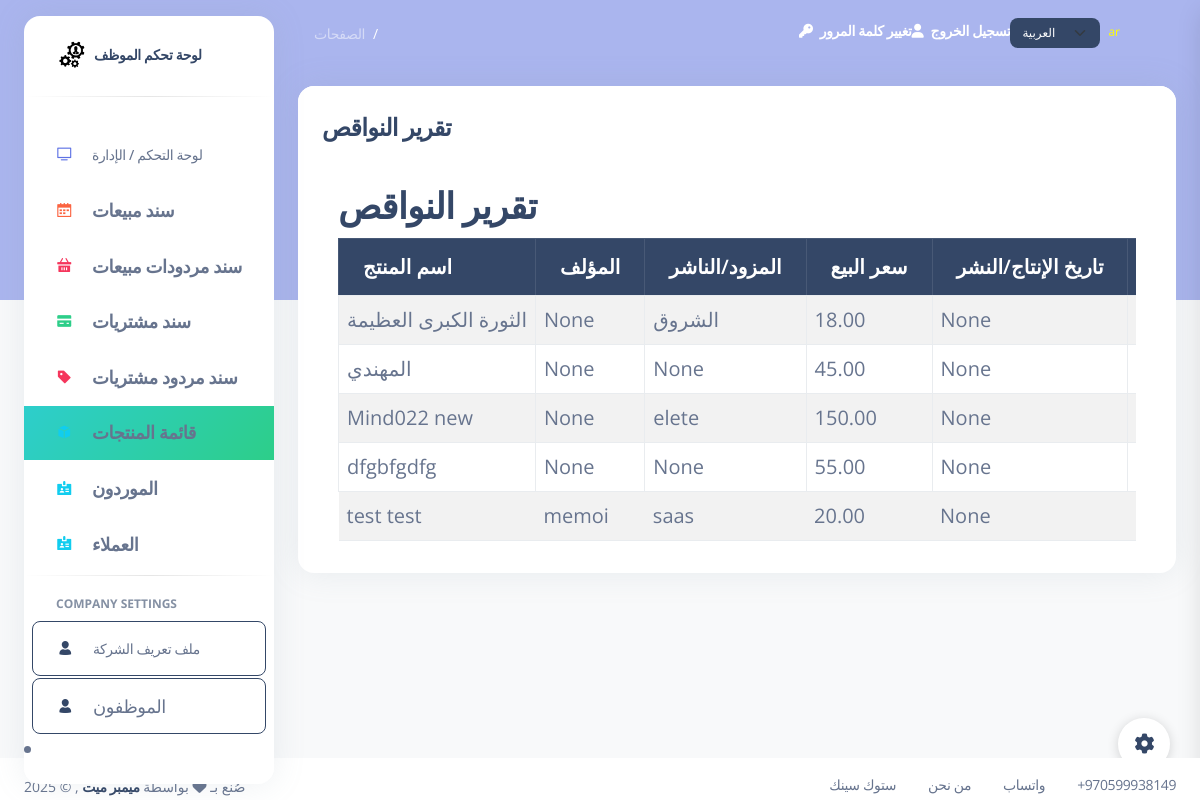
The app's page /empty_products_report/, older data.
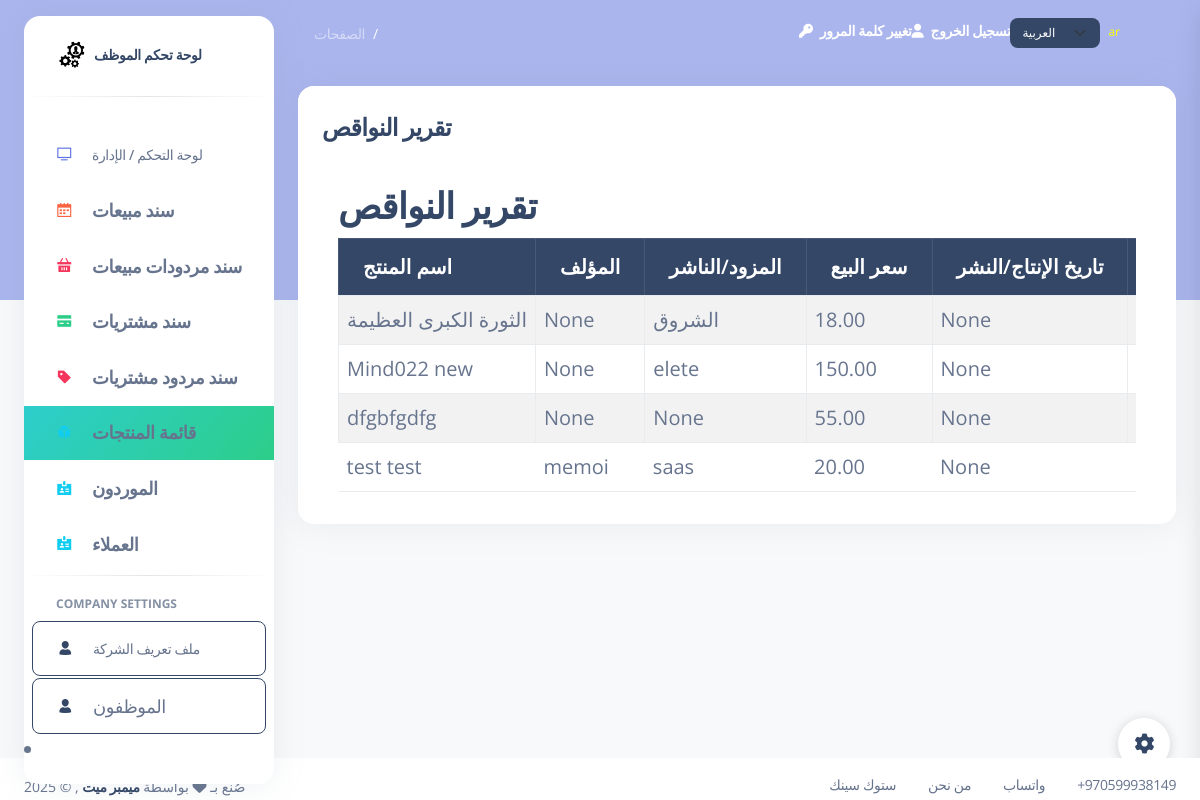
The same page, newer data.
### my_app/models.py (models this page shows, shortened)
class Product(models.Model):
    product_name = models.CharField(max_length=255)
    quantity = models.IntegerField(default=0)
    purchasing_price = models.DecimalField(max_digits=6, decimal_places=2)
    sale_price = models.DecimalField(max_digits=6, decimal_places=2, null=True, blank=True)
    category = models.CharField(max_length=100, blank=True, null=True)
    expiry_date = models.DateField(blank=True, null=True)
    isbn = models.CharField(max_length=32, unique=True)
    production_date = models.DateField(blank=True, null=True)
    author = models.CharField(max_length=255, blank=True, null=True)
    supplier = models.CharField(max_length=255, blank=True, null=True)#publisher
    employee = models.ForeignKey(Employee, related_name="products", on_delete=models.CASCADE, null=True, blank=True)
    created_at = models.DateTimeField(auto_now_add=True)
    updated_at = models.DateTimeField(auto_now=True)
    objects = ProductManager()

### my_app/views.py (the view)
# urls.py: path('empty_products_report/', views.empty_products_report, name='empty_products_report'),
def empty_products_report(request):
    products = models.Product.objects.filter(quantity=0)
    context = {
        'products': products,
    }
    return render(request, 'empty_products_report.html', context)

### my_app/templates/empty_products_report.html
{% extends 'layouts/base.html' %}
{% load i18n %}
{% block content %}
  <div class="card mb-4" id="printableTable">
    <div class="card-header pb-0">
      <h4 class="mb-0">{% trans "Empty Products Report" %}</h4>
    </div>
    <div class="card-body">
      <div class="container mt-4">
        <h2>{% trans "Empty Products Report" %}</h2>
        <div class="table-responsive p-0">
            <table class="table table-striped table-bordered">
              <thead class="table-dark">
                <tr>
                    <th>{% trans "Product Name" %}</th>
                    <th>{% trans "Author" %}</th>
                <th>{% trans "Supplier/Publisher" %}</th>
                <th>{% trans "Sale Price" %}</th>
                <th>{% trans "Production Date" %}</th>
                <th>{% trans "Quantity" %}</th>
            </tr>
        </thead>
        <tbody>
            {% for product in products %}
            <tr>
                <td>{{ product.product_name }}</td>
                <td>{{ product.author }}</td>
                <td>{{ product.supplier }}</td>
                <td>{{ product.sale_price }}</td>
                <td>{{ product.production_date }}</td>
                <td>{{ product.quantity }}</td>
            </tr>
            {% endfor %}
        </tbody>
    </table>
    </div>
      </div>
{% endblock %}

Row changes from the older to the newer data that the page shows:
no longer on this page (row edited): Product: product_name "المهندي", author "None", supplier "None", sale_price "45.00", production_date "None"
